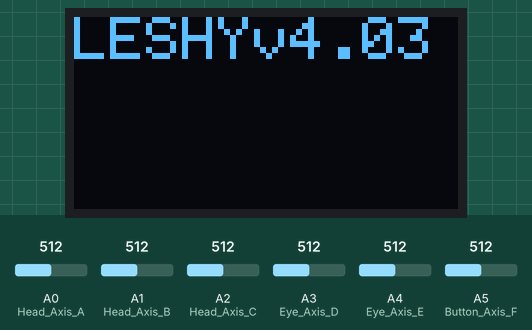
Simulated run of this sketch. Board: Arduino Uno, built with avr-gcc and run on an emulated ATmega328P. Parts: 128×64 one-colour display. Inputs (shaded band) come from the test bench; at power-on: A0 (Head_Axis_A) = 512, A1 (Head_Axis_B) = 512, A2 (Head_Axis_C) = 512, A3 (Eye_Axis_D) = 512, A4 (Eye_Axis_E) = 512, A5 (Button_Axis_F) = 512. Random numbers use the default seed unless the sketch sets one; what the sketch prints to the serial monitor is not drawn.

Above: at 0.1 s.
At 3.2 s:
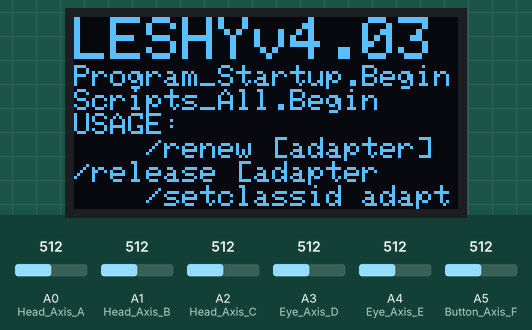
At 13.3 s:
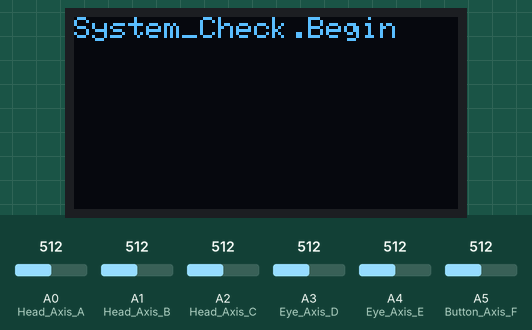
At 17.3 s:
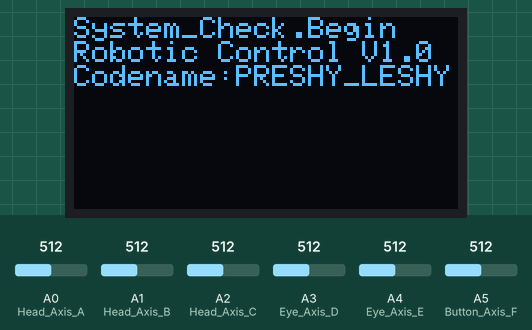
At 21.4 s:
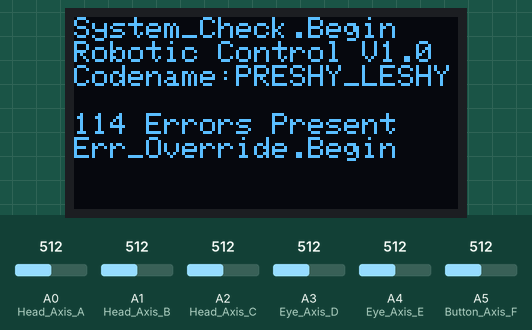
At 29.5 s:
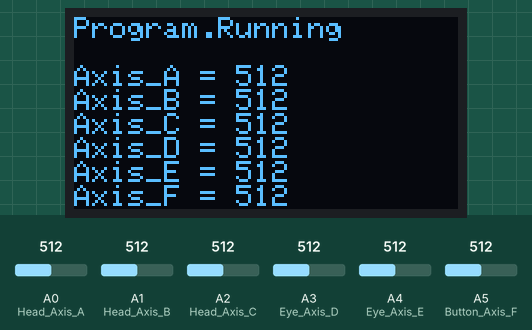

Measured:
- what the display in image 1 shows lasts 10.1 s, from 3.1 s to 13.2 s
- what the display in image 2 shows lasts 4.1 s, from 13.2 s to 17.3 s
- what the display in image 3 shows lasts 2.0 s, from 17.3 s to 19.3 s

The sketch:

Master_Arduino_Controller_A.ino
```cpp
#include <Wire.h>
#include <Adafruit_SSD1306.h> //contains graphix for Local Debug Display
#include <Adafruit_GFX.h>

#define SCREEN_WIDTH 128 // OLED display width, in pixels
#define SCREEN_HEIGHT 64 // OLED display height, in pixels

#define OLED_RESET     4 // Reset pin # for OLED Display
Adafruit_SSD1306 display(SCREEN_WIDTH, SCREEN_HEIGHT, &Wire, OLED_RESET);

byte LEyeHoldingRegister[5];
byte REyeHoldingRegister[5];
byte ServoHoldingRegister[8];

int DebugScreenAddress = 0x3C; // Local Display Defulat Hex Address
int LEyeAddress = 0x0A; // Left Eye Controller Hex Address
int REyeAddress = 0x0B; // Right Eye Controller Hex Address
int ServoAddress = 0x0C; // Servo Controller Hex Address
byte slaveAddress[] = {0x0A,0x0B,0x0C}; // Left Eye Controller, Right Eye Controller, Servo Controller

byte NumberOfSlaves = 3;

int Value_A = 0;
int Value_B = 0;
int Value_C = 0;
int Value_D = 0;
int Value_E = 0;
int Value_F = 0;
int Blink = 0;

int Head_Axis_A = A0;
int Head_Axis_B = A1;
int Head_Axis_C = A2;

int Eye_Axis_D = A3;
int Eye_Axis_E = A4;

int Button_Axis_F = A5;

int Button_Function_A = 0;
int Button_Function_B = 0;
int Button_Function_C = 0;

int Eye_State = 0;

long randNumber;

void setup()
{
  Serial.begin(9600);


  if(!display.begin(SSD1306_SWITCHCAPVCC, DebugScreenAddress)) {
    Serial.println(F("SSD1306 allocation failed"));
   // for(;;); // Don't proceed, loop forever
  }

  Wire.begin();
  Wire.setClock(100000);

Serial.print("Screen Initialized");

  memset (LEyeHoldingRegister, 0, sizeof(LEyeHoldingRegister));
  memset (REyeHoldingRegister, 0, sizeof(REyeHoldingRegister));
  memset (ServoHoldingRegister, 0, sizeof(ServoHoldingRegister));

StartupScreen();      // Initial Screen Boot

delay(1000);

SystemCheckScreen();  // System Check Screen

}


void loop()
{
  LocalScreen();      // Local Diagnostics Screen

  ReadController();   // Read Local Controller Values

  EyeControl();       // I2C send controller Button Functions to Slaves

  PositionControl();  // I2C send controller Values to Slave
}

void ReadController()
{
  Value_A = analogRead(Head_Axis_A); // Analog read Axis and save in corrosponding Register
    Value_B = analogRead(Head_Axis_B); // Analog read Axis and save in corrosponding Register
      Value_C = analogRead(Head_Axis_C); // Analog read Axis and save in corrosponding Register
        Value_D = analogRead(Eye_Axis_D); // Analog read Axis and save in corrosponding Register
          Value_E = analogRead(Eye_Axis_E); // Analog read Axis and save in corrosponding Register
            Value_F = analogRead(Button_Axis_F); // Analog read Axis and save in corrosponding Register

  if (Value_F <= 350){
    Button_Function_A = 100;
    Button_Function_B = 100;
    Button_Function_C = 100;
  }
  else if ( (Value_F > 350) && (Value_F < 550) ) {
    Button_Function_A = 1;
    Button_Function_B = 0;
    Button_Function_C = 0;
  }
  else if ( (Value_F > 550) && (Value_F <= 750) ) {

    Button_Function_A = 0;
    Button_Function_B = 1;
    Button_Function_C = 0;
  }
  else if ( (Value_F > 750) && (Value_F <= 900) ) {
    Button_Function_A = 0;
    Button_Function_B = 0;
    Button_Function_C = 1;
  }
  else {
    Button_Function_A = 0;
    Button_Function_B = 0;
    Button_Function_C = 0;
  }
}

void EyeControl() {
  if (Button_Function_A == 1){
    Eye_State = 1;
  }
  else if (Button_Function_B ==1){
    Eye_State = 2;
  }
  else if (Button_Function_C == 1){
    Eye_State = 3;
  }
  else {
    Eye_State = 0;
  }

randNumber = random(10, 2000);
  if (randNumber > 1950) {
     Blink = 1;
  }else{
     Blink = 0;
    }

LEyeHoldingRegister[1] = Eye_State;
REyeHoldingRegister[1] = Eye_State;

LEyeHoldingRegister[2] = Blink;
REyeHoldingRegister[2] = Blink;

  Wire.beginTransmission(LEyeAddress);
    Wire.write(LEyeHoldingRegister,5);  //Command slave to load first set of data
     Wire.endTransmission();

     Serial.println("Left Eye Data Sent: ");
     Serial.println(LEyeHoldingRegister[0]);
     Serial.println(LEyeHoldingRegister[1]);
     Serial.println(LEyeHoldingRegister[2]);
     Serial.println(LEyeHoldingRegister[3]);
     Serial.println(LEyeHoldingRegister[4]);
      Serial.println(" ");

  Wire.beginTransmission(REyeAddress);
    Wire.write(REyeHoldingRegister,5);  //Command slave to load first set of data
     Wire.endTransmission();

     Serial.println("Right Eye Data Sent: ");
     Serial.println(REyeHoldingRegister[0]);
     Serial.println(REyeHoldingRegister[1]);
     Serial.println(REyeHoldingRegister[2]);
     Serial.println(REyeHoldingRegister[3]);
     Serial.println(REyeHoldingRegister[4]);
      Serial.println(" ");
}

  void PositionControl()
{
   ServoHoldingRegister[1] = (Value_A / 10);
   ServoHoldingRegister[2] = (Value_B / 10);
   ServoHoldingRegister[3] = (Value_C / 10);
   ServoHoldingRegister[4] = (Value_D / 10);
   ServoHoldingRegister[5] = (Value_E / 10);
   ServoHoldingRegister[6] = Eye_State;

   Wire.beginTransmission(ServoAddress);
    Wire.write(ServoHoldingRegister,8);  //Command slave to load first set of data
     Wire.endTransmission();

     Serial.println("Servo Data Sent: ");
     Serial.println(ServoHoldingRegister[0]);
     Serial.println(ServoHoldingRegister[1]);
     Serial.println(ServoHoldingRegister[2]);
     Serial.println(ServoHoldingRegister[3]);
     Serial.println(ServoHoldingRegister[4]);
     Serial.println(ServoHoldingRegister[5]);
     Serial.println(ServoHoldingRegister[6]);
     Serial.println(ServoHoldingRegister[7]);
      Serial.println(" ");

}


 void StartupScreen() {
  display.clearDisplay();
  display.setTextSize(2);             // Normal 1:1 pixel scale
  display.setTextColor(SSD1306_WHITE);        // Draw white text
  display.setCursor(0,0);             // Start at top-left corner

  display.println("LESHYv4.03");
  display.setTextSize(1);             // Normal 1:1 pixel scale
  display.display();
  delay(1000);
  display.println("Program_Startup.Begin");
  display.display();
  delay(1000);
  display.println("Scripts_All.Begin");
  display.display();
  delay(1000);
  display.println("USAGE:");
  display.println("    /renew [adapter] /release [adapter");
  display.println("    /setclassid adapter [classid]");
  display.display();
  delay(1000);
  display.println("WARNING: SAFETY OVERIDE ENABLED");
  display.display();
  delay(3000);
  display.setTextColor(SSD1306_WHITE);        // Draw white text
  display.println("Welcome.");
  display.display();
  delay(5000);
}

void SystemCheckScreen() {
  display.clearDisplay();
  display.setTextSize(1);             // Normal 1:1 pixel scale
  display.setTextColor(SSD1306_WHITE);        // Draw white text
  display.setCursor(0,0);             // Start at top-left corner

  display.println(("System_Check.Begin"));
  display.display();
  delay(4000);
  display.println(("Robotic Control V1.0"));
  display.println(("Codename:PRESHY_LESHY"));
  display.display();
  delay(2000);
  display.println("");
  display.println("114 Errors Present");
  display.display();
  delay(2000);
  display.println("Err_Override.Begin");
  display.display();
  delay(2000);
  display.println("0 Errors Present");
  display.display();
  delay(6000);
}

void LocalScreen(){

  display.clearDisplay();
  display.setTextSize(1);             // Normal 1:1 pixel scale
  display.setTextColor(SSD1306_WHITE);        // Draw white text
  display.setCursor(0,0);             // Start at top-left corner
  display.println("Program.Running");
  display.println("");
  display.print("Axis_A = ");
  display.println(Value_A);
  display.print("Axis_B = ");
  display.println(Value_B);
  display.print("Axis_C = ");
  display.println(Value_C);
  display.print("Axis_D = ");
  display.println(Value_D);
  display.print("Axis_E = ");
  display.println(Value_E);
  display.print("Axis_F = ");
  display.println(Value_F);
  display.display();
}
```
